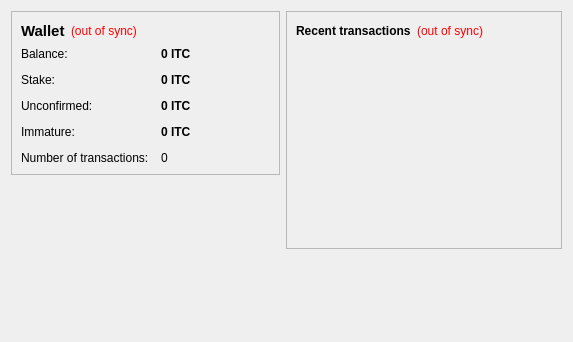
<?xml version="1.0" encoding="UTF-8"?>
<ui version="4.0">
 <class>OverviewPage</class>
 <widget class="QWidget" name="OverviewPage">
  <property name="geometry">
   <rect>
    <x>0</x>
    <y>0</y>
    <width>573</width>
    <height>342</height>
   </rect>
  </property>
  <property name="windowTitle">
   <string>Form</string>
  </property>
  <layout class="QVBoxLayout" name="verticalLayout_5">
   <item>
    <layout class="QHBoxLayout" name="horizontalLayout">
     <item>
      <layout class="QVBoxLayout" name="verticalLayout_2">
       <item>
        <widget class="QFrame" name="frame">
         <property name="frameShape">
          <enum>QFrame::StyledPanel</enum>
         </property>
         <property name="frameShadow">
          <enum>QFrame::Raised</enum>
         </property>
         <layout class="QVBoxLayout" name="verticalLayout_4">
          <item>
           <layout class="QHBoxLayout" name="horizontalLayout_4">
            <item>
             <widget class="QLabel" name="label_5">
              <property name="font">
               <font>
                <pointsize>11</pointsize>
                <weight>75</weight>
                <bold>true</bold>
               </font>
              </property>
              <property name="text">
               <string>Wallet</string>
              </property>
             </widget>
            </item>
            <item>
             <widget class="QLabel" name="labelWalletStatus">
              <property name="toolTip">
               <string>The displayed information may be out of date. Your wallet automatically synchronizes with the InternetCoin network after a connection is established, but this process has not completed yet.</string>
              </property>
              <property name="styleSheet">
               <string notr="true">QLabel { color: red; }</string>
              </property>
              <property name="text">
               <string notr="true">(out of sync)</string>
              </property>
              <property name="alignment">
               <set>Qt::AlignLeading|Qt::AlignLeft|Qt::AlignVCenter</set>
              </property>
             </widget>
            </item>
            <item>
             <spacer name="horizontalSpacer_2">
              <property name="orientation">
               <enum>Qt::Horizontal</enum>
              </property>
              <property name="sizeHint" stdset="0">
               <size>
                <width>40</width>
                <height>20</height>
               </size>
              </property>
             </spacer>
            </item>
           </layout>
          </item>
          <item>
           <layout class="QFormLayout" name="formLayout_2">
            <property name="fieldGrowthPolicy">
             <enum>QFormLayout::AllNonFixedFieldsGrow</enum>
            </property>
            <property name="horizontalSpacing">
             <number>12</number>
            </property>
            <property name="verticalSpacing">
             <number>12</number>
            </property>
            <item row="0" column="0">
             <widget class="QLabel" name="label">
              <property name="text">
               <string>Balance:</string>
              </property>
             </widget>
            </item>
            <item row="0" column="1">
             <widget class="QLabel" name="labelBalance">
              <property name="font">
               <font>
                <weight>75</weight>
                <bold>true</bold>
               </font>
              </property>
              <property name="cursor">
               <cursorShape>IBeamCursor</cursorShape>
              </property>
              <property name="toolTip">
               <string>Your current balance</string>
              </property>
              <property name="text">
               <string notr="true">0 ITC</string>
              </property>
              <property name="textInteractionFlags">
               <set>Qt::LinksAccessibleByMouse|Qt::TextSelectableByKeyboard|Qt::TextSelectableByMouse</set>
              </property>
             </widget>
            </item>
            <item row="1" column="0">
             <widget class="QLabel" name="label_6">
              <property name="text">
               <string>Stake:</string>
              </property>
             </widget>
            </item>
            <item row="1" column="1">
             <widget class="QLabel" name="labelStake">
              <property name="font">
               <font>
                <weight>75</weight>
                <bold>true</bold>
               </font>
              </property>
              <property name="cursor">
               <cursorShape>IBeamCursor</cursorShape>
              </property>
              <property name="toolTip">
               <string>Total of coins that was staked, and do not yet count toward the current balance</string>
              </property>
              <property name="text">
               <string notr="true">0 ITC</string>
              </property>
              <property name="textInteractionFlags">
               <set>Qt::LinksAccessibleByMouse|Qt::TextSelectableByKeyboard|Qt::TextSelectableByMouse</set>
              </property>
             </widget>
            </item>
            <item row="2" column="0">
             <widget class="QLabel" name="label_3">
              <property name="text">
               <string>Unconfirmed:</string>
              </property>
             </widget>
            </item>
            <item row="2" column="1">
             <widget class="QLabel" name="labelUnconfirmed">
              <property name="font">
               <font>
                <weight>75</weight>
                <bold>true</bold>
               </font>
              </property>
              <property name="cursor">
               <cursorShape>IBeamCursor</cursorShape>
              </property>
              <property name="toolTip">
               <string>Total of transactions that have yet to be confirmed, and do not yet count toward the current balance</string>
              </property>
              <property name="text">
               <string notr="true">0 ITC</string>
              </property>
              <property name="textInteractionFlags">
               <set>Qt::LinksAccessibleByMouse|Qt::TextSelectableByKeyboard|Qt::TextSelectableByMouse</set>
              </property>
             </widget>
            </item>
            <item row="3" column="0">
             <widget class="QLabel" name="labelImmatureText">
              <property name="text">
               <string>Immature:</string>
              </property>
             </widget>
            </item>
            <item row="3" column="1">
             <widget class="QLabel" name="labelImmature">
              <property name="font">
               <font>
                <weight>75</weight>
                <bold>true</bold>
               </font>
              </property>
              <property name="toolTip">
               <string>Mined balance that has not yet matured</string>
              </property>
              <property name="text">
               <string notr="true">0 ITC</string>
              </property>
              <property name="textInteractionFlags">
               <set>Qt::LinksAccessibleByMouse|Qt::TextSelectableByKeyboard|Qt::TextSelectableByMouse</set>
              </property>
             </widget>
            </item>
            <item row="4" column="0">
             <widget class="QLabel" name="label_2">
              <property name="text">
               <string>Number of transactions:</string>
              </property>
             </widget>
            </item>
            <item row="4" column="1">
             <widget class="QLabel" name="labelNumTransactions">
              <property name="toolTip">
               <string>Total number of transactions in wallet</string>
              </property>
              <property name="text">
               <string notr="true">0</string>
              </property>
             </widget>
            </item>
           </layout>
          </item>
         </layout>
        </widget>
       </item>
       <item>
        <spacer name="verticalSpacer">
         <property name="orientation">
          <enum>Qt::Vertical</enum>
         </property>
         <property name="sizeHint" stdset="0">
          <size>
           <width>20</width>
           <height>40</height>
          </size>
         </property>
        </spacer>
       </item>
      </layout>
     </item>
     <item>
      <layout class="QVBoxLayout" name="verticalLayout_3">
       <item>
        <widget class="QFrame" name="frame_2">
         <property name="frameShape">
          <enum>QFrame::StyledPanel</enum>
         </property>
         <property name="frameShadow">
          <enum>QFrame::Raised</enum>
         </property>
         <layout class="QVBoxLayout" name="verticalLayout">
          <item>
           <layout class="QHBoxLayout" name="horizontalLayout_2">
            <item>
             <widget class="QLabel" name="label_4">
              <property name="text">
               <string>&lt;b&gt;Recent transactions&lt;/b&gt;</string>
              </property>
             </widget>
            </item>
            <item>
             <widget class="QLabel" name="labelTransactionsStatus">
              <property name="toolTip">
               <string>The displayed information may be out of date. Your wallet automatically synchronizes with the InternetCoin network after a connection is established, but this process has not completed yet.</string>
              </property>
              <property name="styleSheet">
               <string notr="true">QLabel { color: red; }</string>
              </property>
              <property name="text">
               <string notr="true">(out of sync)</string>
              </property>
              <property name="alignment">
               <set>Qt::AlignRight|Qt::AlignTrailing|Qt::AlignVCenter</set>
              </property>
             </widget>
            </item>
            <item>
             <spacer name="horizontalSpacer">
              <property name="orientation">
               <enum>Qt::Horizontal</enum>
              </property>
              <property name="sizeHint" stdset="0">
               <size>
                <width>40</width>
                <height>20</height>
               </size>
              </property>
             </spacer>
            </item>
           </layout>
          </item>
          <item>
           <widget class="QListView" name="listTransactions">
            <property name="styleSheet">
             <string notr="true">QListView { background: transparent; }</string>
            </property>
            <property name="frameShape">
             <enum>QFrame::NoFrame</enum>
            </property>
            <property name="verticalScrollBarPolicy">
             <enum>Qt::ScrollBarAlwaysOff</enum>
            </property>
            <property name="horizontalScrollBarPolicy">
             <enum>Qt::ScrollBarAlwaysOff</enum>
            </property>
            <property name="selectionMode">
             <enum>QAbstractItemView::NoSelection</enum>
            </property>
           </widget>
          </item>
         </layout>
        </widget>
       </item>
       <item>
        <spacer name="verticalSpacer_2">
         <property name="orientation">
          <enum>Qt::Vertical</enum>
         </property>
         <property name="sizeHint" stdset="0">
          <size>
           <width>20</width>
           <height>40</height>
          </size>
         </property>
        </spacer>
       </item>
      </layout>
     </item>
    </layout>
   </item>
   <item>
    <layout class="QHBoxLayout" name="horizontalLayout_3">
     <item>
      <widget class="QLabel" name="labelAdv">
       <property name="text">
        <string/>
       </property>
       <property name="textFormat">
        <enum>Qt::RichText</enum>
       </property>
       <property name="openExternalLinks">
        <bool>true</bool>
       </property>
       <property name="textInteractionFlags">
        <set>Qt::TextBrowserInteraction</set>
       </property>
      </widget>
     </item>
     <item alignment="Qt::AlignRight">
      <widget class="QLabel" name="labelMore">
       <property name="text">
        <string/>
       </property>
       <property name="openExternalLinks">
        <bool>true</bool>
       </property>
       <property name="textInteractionFlags">
        <set>Qt::TextBrowserInteraction</set>
       </property>
      </widget>
     </item>
    </layout>
   </item>
  </layout>
  <zorder></zorder>
 </widget>
 <resources/>
 <connections/>
</ui>
